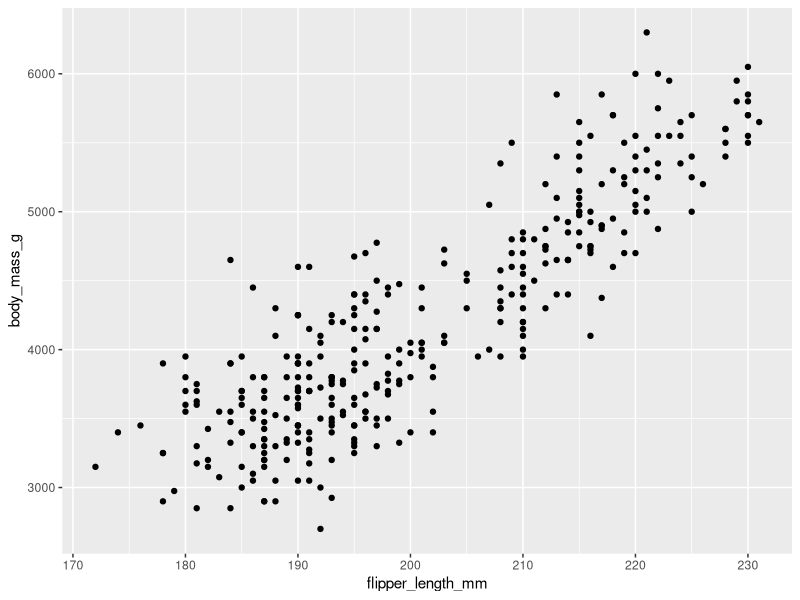
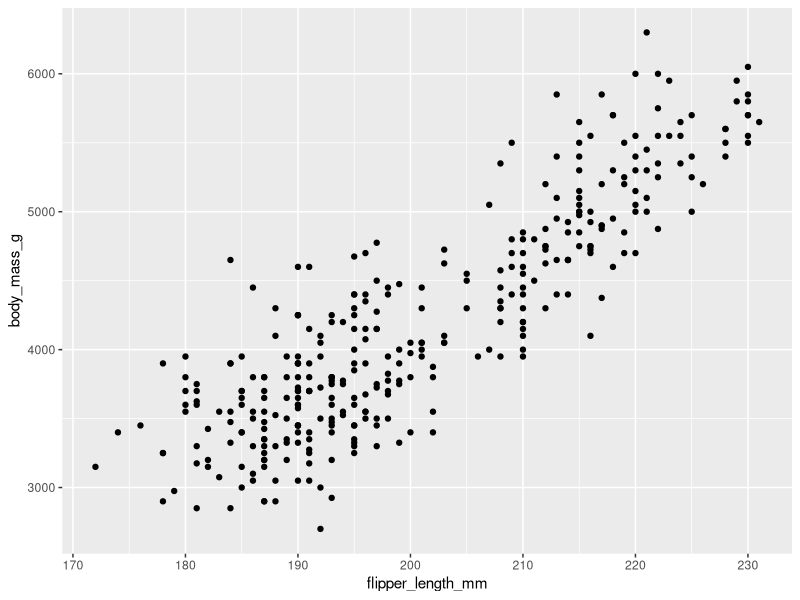
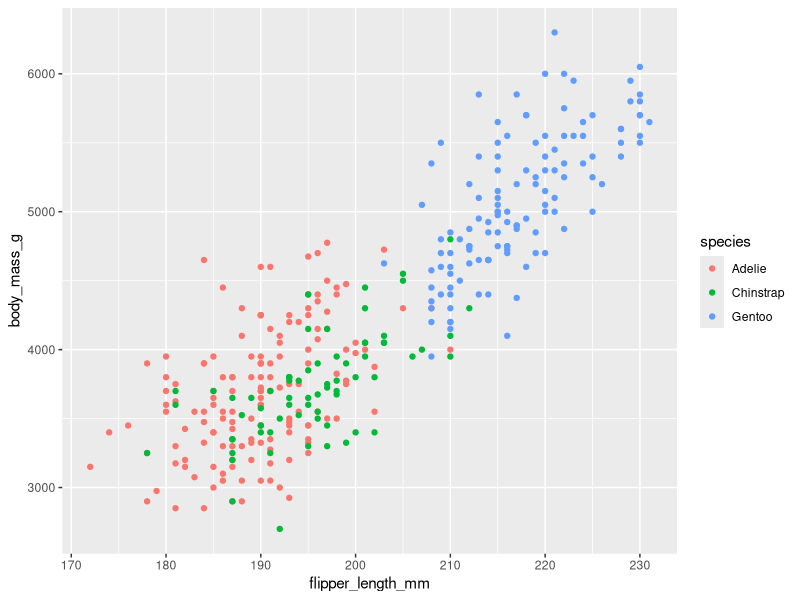
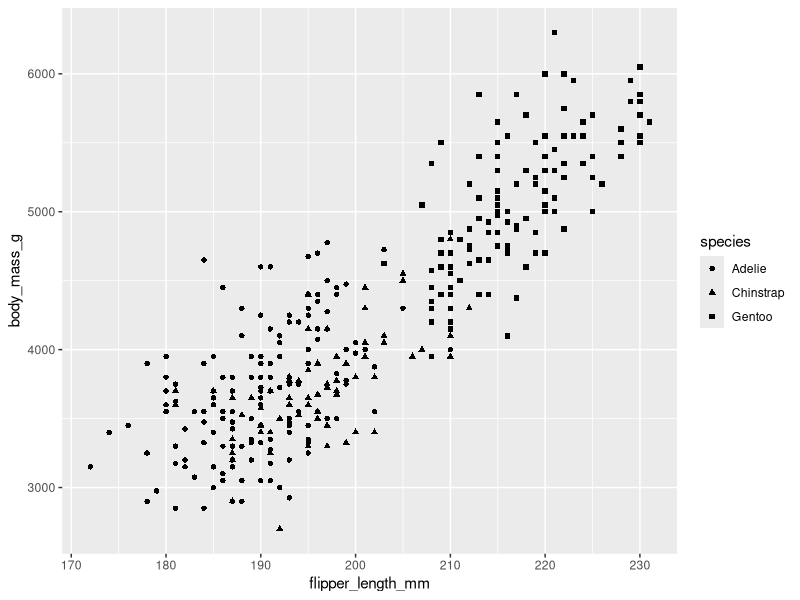
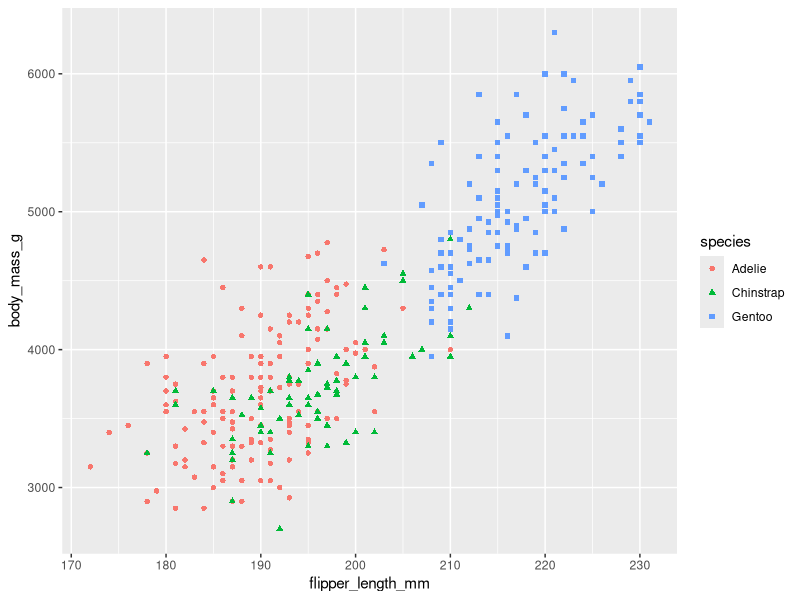
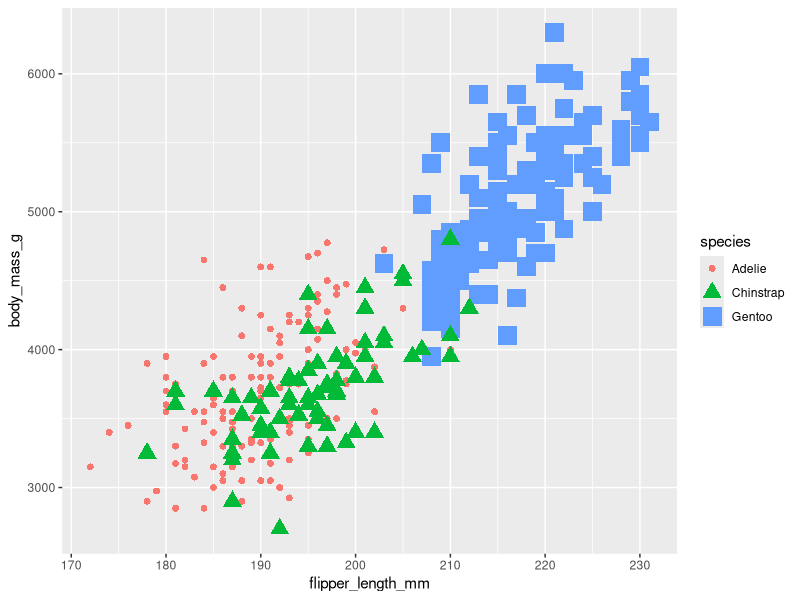
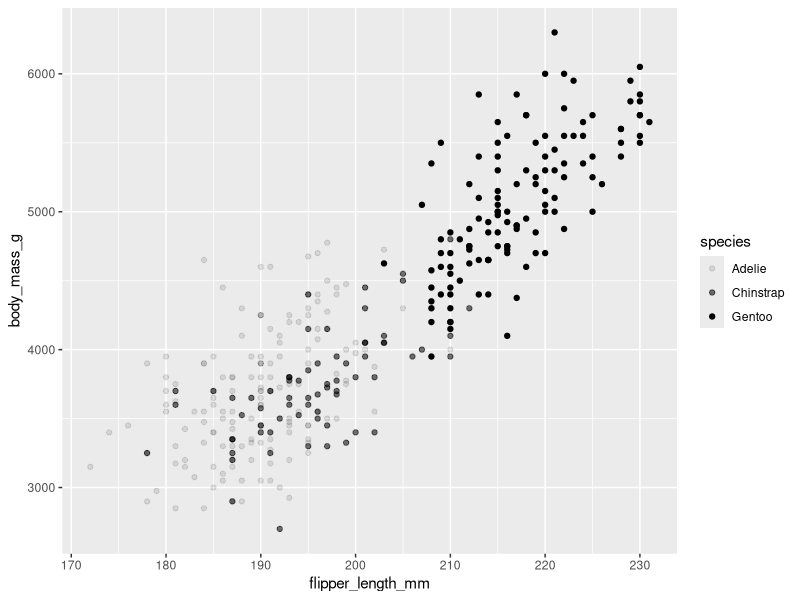
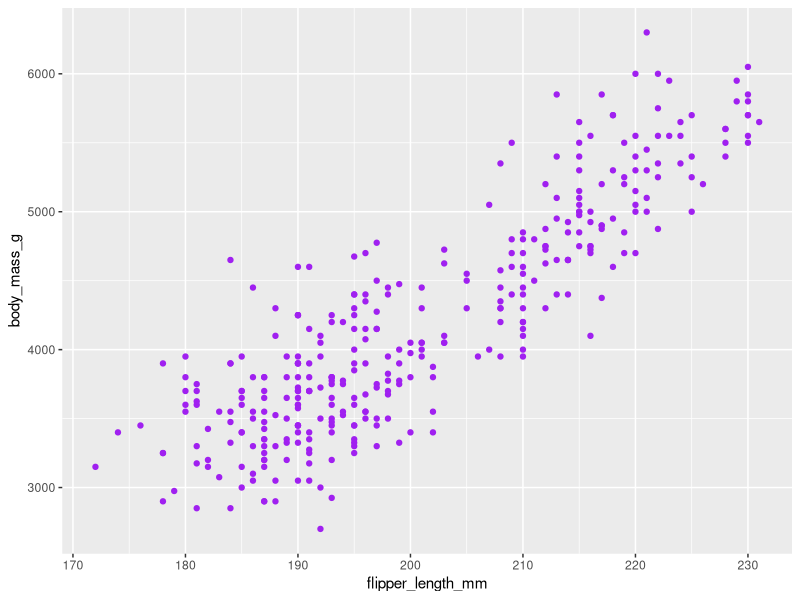

The R script that drew these images, in order:
## ---- chunk 1
library(tidyverse)
library(palmerpenguins)
## ---- chunk 2
head(penguins)
## ---- chunk 3
ggplot(penguins) +
    geom_point(mapping = aes(x=flipper_length_mm, y = body_mass_g))
## ---- chunk 4
ggplot(penguins, aes(x=flipper_length_mm, y = body_mass_g)) +
    geom_point()
## ---- chunk 5
ggplot(penguins, aes(x=flipper_length_mm, y = body_mass_g, color = species)) +
    geom_point()
## ---- chunk 6
ggplot(penguins, aes(x=flipper_length_mm, y = body_mass_g, shape = species)) +
    geom_point()
## ---- chunk 7
ggplot(penguins, aes(x=flipper_length_mm, y = body_mass_g, shape = species, color = species)) +
    geom_point()
## ---- chunk 8
ggplot(penguins, aes(x=flipper_length_mm, y = body_mass_g, shape = species, color = species, size = species)) +
    geom_point()
## ---- chunk 9
ggplot(penguins, aes(x=flipper_length_mm, y = body_mass_g, alpha = species)) +
    geom_point()
## ---- chunk 10
ggplot(penguins, aes(x=flipper_length_mm, y = body_mass_g)) +
    geom_point(color="purple")
## ---- chunk 11
ggplot(penguins, aes(x=flipper_length_mm, y = body_mass_g)) +
    geom_smooth(color="purple")
## ---- chunk 12
ggplot(penguins, aes(x=flipper_length_mm, y = body_mass_g)) +
    geom_point() +
    geom_smooth(color="purple")
## ---- chunk 13
ggplot(penguins, aes(x=flipper_length_mm, y = body_mass_g)) +
    geom_smooth(aes(linetype = species))
## ---- chunk 14
ggplot(penguins, aes(x=flipper_length_mm, y = body_mass_g)) +
    geom_smooth(method = "loess")
## ---- chunk 15
ggplot(penguins, aes(x=flipper_length_mm, y = body_mass_g)) +
    geom_smooth(method="gam", formula = y ~s(x))
## ---- chunk 16
ggplot(penguins, aes(x=flipper_length_mm, y = body_mass_g)) +
    geom_jitter()
## ---- chunk 17
ggplot(diamonds, aes(x=cut)) +
    geom_bar()
## ---- chunk 18
ggplot(diamonds, aes(x=cut)) +
    geom_bar()
## ---- chunk 19
ggplot(diamonds, aes(x=cut, color = cut)) +
    geom_bar()
## ---- chunk 20
ggplot(diamonds, aes(x=cut, fill = cut)) +
    geom_bar()
## ---- chunk 21
ggplot(diamonds, aes(x=cut, fill = clarity)) +
    geom_bar()
## ---- chunk 22
ggplot(penguins, aes(x = flipper_length_mm, y = body_mass_g, color = species)) +
    geom_point() +
    facet_wrap(~species)
## ---- chunk 23
ggplot(diamonds, aes(x = color, fill = cut)) +
    geom_bar() +
    facet_wrap(~cut)
## ---- chunk 24
ggplot(penguins, aes(x = flipper_length_mm, y = body_mass_g, color = species)) +
    geom_point() +
    facet_grid(sex~species)
## ---- chunk 25
ggplot(penguins, aes(x = flipper_length_mm, y = body_mass_g, color = species)) +
    geom_point() +
    facet_grid(~sex)
## ---- chunk 26
penguins |>
    filter(species == "Adelie") |> 
    ggplot(aes(x = bill_length_mm, y = flipper_length_mm, colour = species)) + 
    geom_point(alpha = 0.3,  position = position_jitter()) + 
    stat_smooth(method = "lm")
## ---- chunk 27
penguins |>
    filter(species == "Adelie") |> 
    filter(sex == "female") |> 
    ggplot(aes(x = bill_length_mm, y = flipper_length_mm, colour = species)) + 
    geom_point(alpha = 0.3,  position = position_jitter()) + 
    stat_smooth(method = "lm")
## ---- chunk 28
ggplot(penguins, aes(x = flipper_length_mm, y = body_mass_g)) +
    geom_point(aes(color = ifelse(flipper_length_mm > 200, "red", "grey"))) 
## ---- chunk 29
ggplot(penguins, aes(x = flipper_length_mm, y = body_mass_g, color = species)) +
    geom_point() +
    labs(title="Palmer Penguins: Body mass versus flipper length")
## ---- chunk 30
ggplot(penguins, aes(x = flipper_length_mm, y = body_mass_g, color = species)) +
    geom_point() +
    labs(title="Palmer Penguins: Body mass versus flipper length",
         subtitle = "Sample of three penguin species")
## ---- chunk 31
ggplot(penguins, aes(x = flipper_length_mm, y = body_mass_g, color = species)) +
    geom_point() +
    labs(title="Palmer Penguins: Body mass versus flipper length",
         subtitle = "Sample of three penguin species",
         caption = "Data collected by Dr. Kirsten Gorman")
## ---- chunk 32
min_length <- min(penguins$flipper_length_mm, na.rm = TRUE)
max_length <- max(penguins$flipper_length_mm, na.rm = TRUE)
## ---- chunk 33
ggplot(penguins, aes(x = flipper_length_mm, y = body_mass_g, color = species)) +
    geom_point() +
    labs(title="Palmer Penguins: Body mass versus flipper length",
         subtitle = paste0("Min length: ", min_length, " and max length: ", max_length))
## ---- chunk 34
ggplot(penguins, aes(x = flipper_length_mm, y = body_mass_g, color = species)) +
    geom_point() +
    labs(title="Palmer Penguins: Body mass versus flipper length",
         subtitle = paste0("Min length: ", min_length, " and max length: ", max_length),
         x = "Flipper length (mm)",
         y = "Body mass (g)")
## ---- chunk 35
ggplot(penguins, aes(x = flipper_length_mm, y = body_mass_g, color = species)) +
    geom_point() +
    labs(title="Palmer Penguins: Body mass versus flipper length",
         subtitle = "Sample of three penguin species",
         caption = "Data collected by Dr. Kirsten Gorman") +
    #annotate has information on: the type of label, the location of the label and the context of the label
    annotate("text", x = 220, y = 3500, label = "Gentoos are the largest")
## ---- chunk 36
ggplot(penguins, aes(x = flipper_length_mm, y = body_mass_g, color = species)) +
    geom_point() +
    labs(title="Palmer Penguins: Body mass versus flipper length",
         subtitle = "Sample of three penguin species",
         caption = "Data collected by Dr. Kirsten Gorman") +
    #annotate has information on: the type of label, the location of the label and the context of the label
    annotate("text", x = 220, y = 3500, label = "Gentoos are the largest", color = "purple", fontface="bold", size=4.5, angle = 25)
## ---- chunk 37
p <-
ggplot(penguins, aes(x = flipper_length_mm, y = body_mass_g, color = species)) +
    geom_point() +
    labs(title="Palmer Penguins: Body mass versus flipper length",
         subtitle = "Sample of three penguin species",
         caption = "Data collected by Dr. Kirsten Gorman")
## ---- chunk 38
p + annotate("text", x = 220, y = 3500, label = "Gentoos are the largest")
## ---- chunk 39
ggplot(penguins, aes(x = flipper_length_mm, y = body_mass_g, color = species)) +
    geom_point() 
## ---- chunk 40
ggsave("../output/Three_penguin_species.png")
## ---- chunk 41
png(file = "../output/png_example.png", bg = "transparent")
plot(1:10)
rect(1, 5, 3, 7, col = "white")

dev.off()
## ---- chunk 42
pdf(file = "../output/pdf_example.pdf",    
       width = 4,     
       height = 4) 

plot(x = 1:10, y = 1:10)
abline(v = 0)
text(x = 0, y = 1, labels = "Random text")

dev.off()
